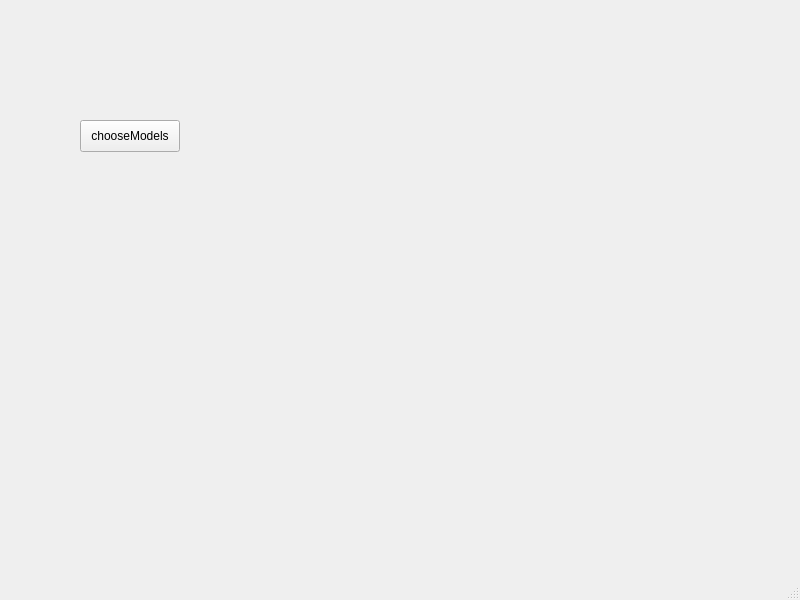
<?xml version="1.0" encoding="UTF-8"?>
<ui version="4.0">
 <class>MainWindow</class>
 <widget class="QMainWindow" name="MainWindow">
  <property name="geometry">
   <rect>
    <x>0</x>
    <y>0</y>
    <width>800</width>
    <height>600</height>
   </rect>
  </property>
  <property name="windowTitle">
   <string>MainWindow</string>
  </property>
  <widget class="QWidget" name="centralwidget">
   <widget class="QPushButton" name="btn_chooseModel">
    <property name="geometry">
     <rect>
      <x>80</x>
      <y>120</y>
      <width>100</width>
      <height>32</height>
     </rect>
    </property>
    <property name="text">
     <string>chooseModels</string>
    </property>
   </widget>
  </widget>
  <widget class="QMenuBar" name="menubar">
   <property name="geometry">
    <rect>
     <x>0</x>
     <y>0</y>
     <width>800</width>
     <height>24</height>
    </rect>
   </property>
  </widget>
  <widget class="QStatusBar" name="statusbar"/>
 </widget>
 <resources/>
 <connections/>
</ui>
